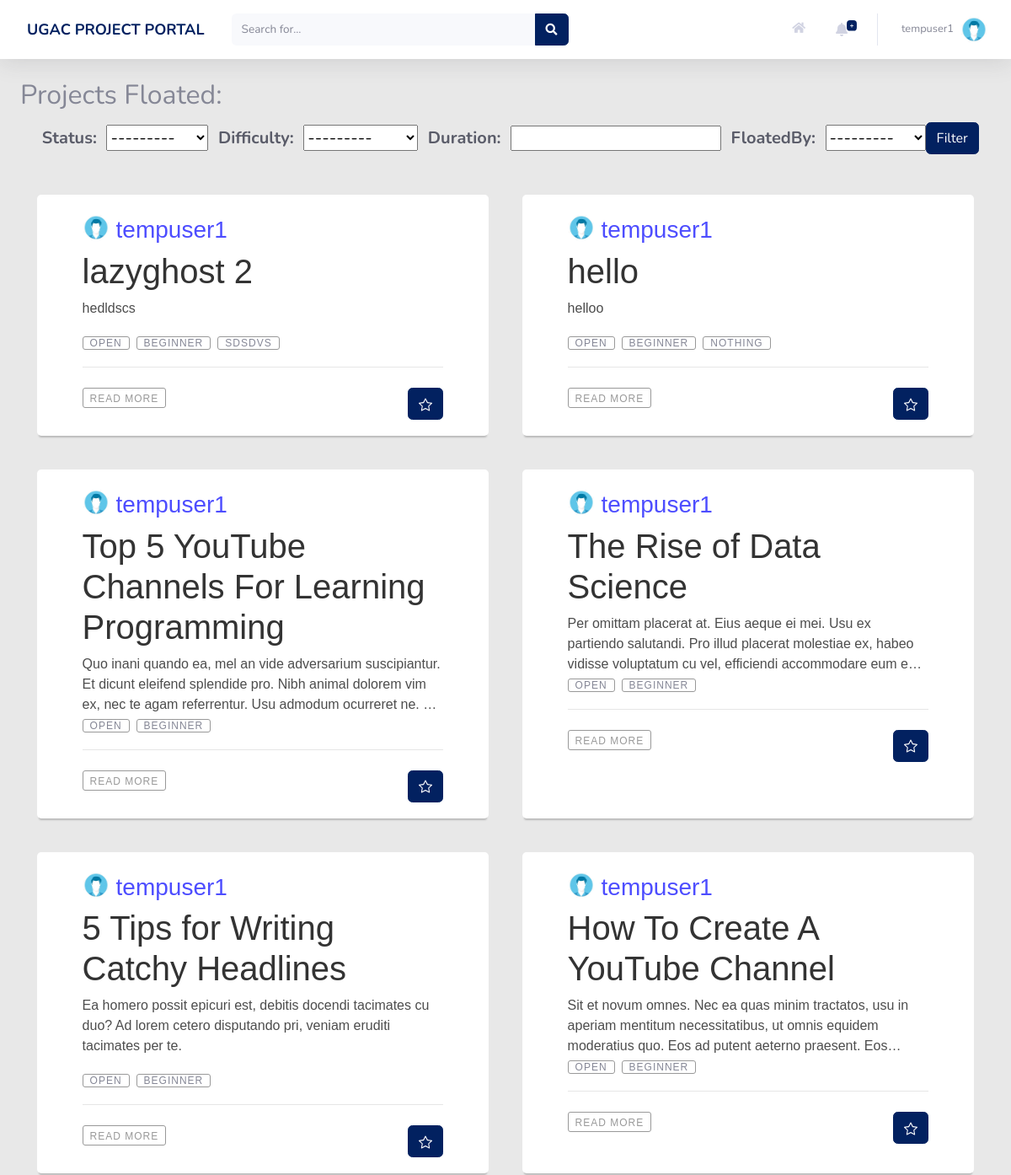
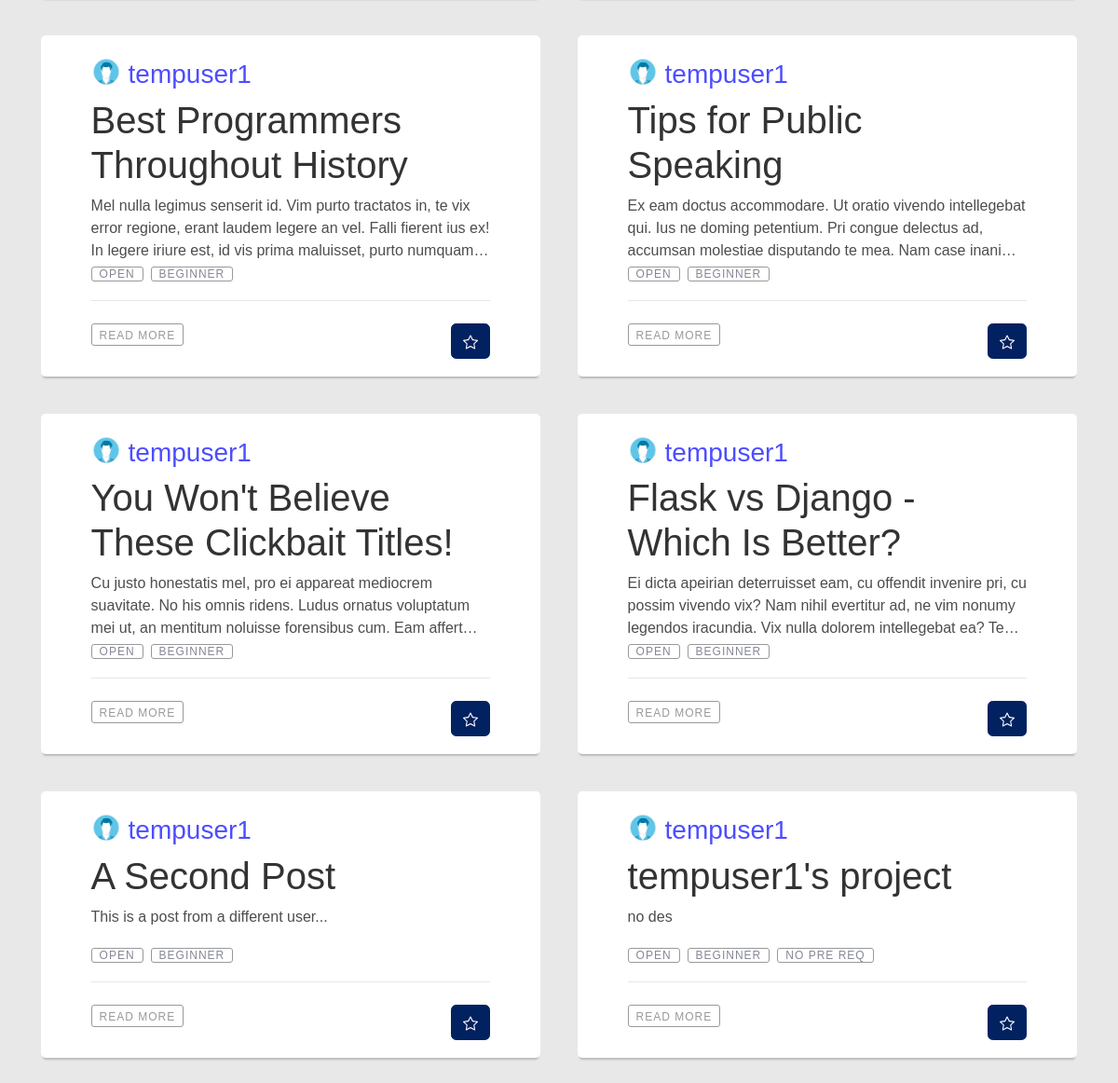
The app's page /profile/projects/floated (signed in) with its own data (2 pictures, top to bottom).
### users/models.py (models this page shows, shortened)
class Profile(models.Model):
    user = models.OneToOneField(User, on_delete=models.CASCADE)
    image = models.ImageField(default = 'default.jpg', upload_to='profile_pics', blank=True)
    rollno = models.CharField(max_length=10)
    year = models.CharField(max_length=30, choices = YEAR_CHOICES)
    branch = models.CharField(max_length=30, choices = BRANCH_CHOICES)
    techskills = models.TextField()
    starred_projects = models.ManyToManyField(Project, related_name='starred_projects', blank = True)
    cv = models.FileField(blank = True, upload_to='resumes')

### home/models.py (models this page shows, shortened)
class Project(models.Model):
    Title = models.CharField(max_length=30)
    Description = models.TextField()
    FloatedBy = models.ForeignKey(User, on_delete=models.CASCADE)
    Mentors = models.ManyToManyField(User, related_name='Mentors', blank = True)
    Status = models.CharField(max_length=10, choices=STATUS_CHOICES, default='Open')
    OpenedFor = models.CharField(max_length=300)
    Difficulty = models.CharField(max_length=15, choices=DIFFICULTY_CHOICES, default='Beginner')
    PreRequisite = models.TextField()
    Duration = models.CharField(max_length=30)
    DatePosted = models.DateTimeField(default = timezone.now)
    SelectionCriteria = models.TextField()
    MailNotification = models.CharField(max_length=5, choices=NOTIFICATION_CHOICES,default='On')
    ApplyRequest = models.ManyToManyField(User, related_name='ApplyRequest', blank = True)
    AlreadyApplied = models.ManyToManyField(User, related_name='AlreadyApplied', blank = True)

### users/views.py (the view)
# urls.py: path('projects/floated', views.projects_floated, name = 'projects-floated'),
def projects_floated(request):
    all_project_list = Project.objects.all().filter(FloatedBy = request.user).order_by('-DatePosted')
    myFilter = ProjectFilter(request.GET,queryset=all_project_list)
    filtered_projects= myFilter.qs
    user_starred_projects_id = []
    for project in (filtered_projects and request.user.profile.starred_projects.all()):
        user_starred_projects_id.append(project.id)
    context = {
        'title': 'Projects Floated',
        'projects': filtered_projects,
        'myFilter': myFilter,
        'user_starred_projects_id' : user_starred_projects_id,
    }
    return render(request, 'users/profile_floated.html', context)

### users/templates/users/profile_floated.html (shortened to what this page needs)
{% extends 'users/profile.html' %}
{% load crispy_forms_tags %}
{% block profile %}
<div>
	<div class="project_cards">
		<h2>Projects Floated:</h2>
        <form method="get"
              class="form-inline justify-content-lg-center h5 mb-0 font-weight-bold text-gray-800 "
              style="width: 100%;">
            {{ myFilter.form }}
            <button class="btn btn-primary" type="Submit">Filter</button>
        </form>
		<br>
		<div style="display: flex; flex-wrap: wrap;">
			{% for project in projects %}
			<div class="blog-container" style="flex: 1 0 45%; margin: 20px;">
				<div class="blog-header" style="display: flex; flex-wrap: wrap;">
					<div class="blog-author--no-cover"
						style="background:url('{{project.FloatedBy.profile.image.url}}');background-size: cover; border-radius: 50%; display: inline-block;height: 32px;margin-right: 0.5rem;position: relative;top: 8px;width: 32px; ">
					</div>
					<span style="flex: 1 0 45%; ">
						<a href="{% url 'profile' project.FloatedBy.id %}">
							<h3 style="margin-top: 10px;">{{project.FloatedBy}}</h3>
						</a>
					</span>
				</div>
				<div class="blog-body">
					<div class="blog-title">
						<h1><a href="/project/?project_id={{project.id}}">{{ project.Title }}</a></h1>
					</div>
					<div class="blog-summary demo-2">
						<p>{{project.Description}}</p>
					</div>
					<div class="blog-tags">
						<ul>
							<li><a>{{project.Status}}</a></li>
							<li><a>{{project.Difficulty}}</a></li>
							{% if project.PreRequisite %}
							<li><a >{{project.PreRequisite}}</a></li>
							{% endif %}
						</ul>
					</div>
				</div>
				<div class="blog-footer">
					<br>
					<ul>
						<li class="published-date"><a href="/project/?project_id={{project.id}}">Read More</a></li>
						<li>
							{% if project.id not in user_starred_projects_id %}
							<a href="/project/task/?task=Star&project_id={{project.id}}"><button
								class="btn btn-primary btn-user btn-block" style="width:100%;"></button></a>
							{% endif %}
						</li>
					</ul>
				</div>
			</div>
			{% endfor %}
		</div>
<br><br><br><br><br><br><br><br><br>
<br><br><br><br><br><br><br><br><br>
<br><br>
</div>
{% endblock profile %}

### home/templates/home/base.html (shortened to what this page needs)
{% load static %}
<!DOCTYPE html>
<html lang="en">
	<head>
		<link rel="stylesheet" type="text/css" href="{% static 'home/style.css' %}">
		<link rel="stylesheet" href="https://pro.fontawesome.com/releases/v5.10.0/css/all.css"/>
	</head>
	<body>
		<div>
    <body id="page-top">
        <div id="wrapper">
            <div id="content-wrapper" class="d-flex flex-column">
                <div id="content" style="background: #E8E8E8;">
                    <nav class="navbar navbar-expand navbar-light bg-white topbar mb-4 static-top shadow">
                    <div class="sidebar-brand-text mx-3" style="color: #022160; font-size: large; font-weight: bold">  UGAC PROJECT PORTAL     </div>
                        <form method = "POST" action = "{{request.get_full_path}}"
                            class="d-none d-sm-inline-block form-inline mr-auto ml-md-3 my-2 my-md-0 mw-100 navbar-search">
                            <div class="input-group">
                                <input type="text" class="form-control bg-light border-0 small" placeholder="Search for..."
                                    aria-label="Search" aria-describedby="basic-addon2" name="search" >
                                <div class="input-group-append">
                                    <button class="btn btn-primary" type="submit">
                                        <i class="fas fa-search fa-sm"></i>
                                    </button>
                                </div>
                            </div>
                        </form>
                        <ul class="navbar-nav ml-auto">
                            <a class="nav-link" href="{% url 'home' %}" role="button" style="margin-top: 13px;">
                                    <i class="fas fa-home fa-fw fa-sm mr-2 text-gray-400"></i>
                            </a>
                            <li class="nav-item dropdown no-arrow mx-1">
                                <a class="nav-link dropdown-toggle" id="alertsDropdown" role="button"
                                    data-toggle="dropdown" aria-haspopup="true" aria-expanded="false">
                                    <i class="fas fa-bell fa-fw"></i>
                                    <span class="badge badge-danger badge-counter">
                                        {% if notifications.count != '0' %}
                                            {{notifications.count}}+
                                        {% endif %}
                                    </span>
                                </a>
                            </li>
                            <li class="nav-item dropdown no-arrow">
                                <a class="nav-link dropdown-toggle"  id="userDropdown" role="button"
                                    data-toggle="dropdown" aria-haspopup="true" aria-expanded="false">
                                    <span class="mr-2 d-none d-lg-inline text-gray-600 small">{{user.username}}</span>
                                    <img class="img-profile rounded-circle"
                                        src="{{user.profile.image.url}}">
                                </a>
                            </li>
                        </ul>
                    </nav>
                    <div class="container-fluid">
		{% block content %}{% endblock content %}
	</div>
</div>
</div>
</div>
	</body>
</html>

### users/templates/users/profile.html (style rules this page uses)
.blog-container { background: #fff; border-radius: 5px; box-shadow: rgba(0, 0, 0, 0.2) 0 4px 2px -2px; font-family: "adelle-sans", sans-serif; font-weight: 100; margin: 48px auto; width: 20rem; padding-top: 15px; }
@media screen and (min-width: 480px) { .blog-container { width: 28rem; } }
@media screen and (min-width: 767px) { .blog-container { width: 40rem; } }
@media screen and (min-width: 959px) { .blog-container { width: 50rem; } }
.blog-container a { color: #4d4dff; text-decoration: none; transition: 0.25s ease; }
.blog-author, .blog-author--no-cover { margin: 0 auto; padding-top: 0.125rem; width: 80%; }
.blog-body { margin: 0 auto; width: 80%; }
.blog-header { margin: 0 auto; width: 80%; }
.blog-title h1 a { color: #333; font-weight: 100; }
.blog-summary p { color: #4d4d4d; }
.blog-tags ul { display: flex; flex-direction: row; flex-wrap: wrap; list-style: none; padding-left: 0; }
.blog-tags li+li { margin-left: 0.5rem; }
.blog-tags a { border: 1px solid #999999; border-radius: 3px; color: #999999; font-size: 0.75rem; height: 1.5rem; line-height: 1.5rem; letter-spacing: 1px; padding: 0 0.5rem; text-align: center; text-transform: uppercase; white-space: nowrap; width: 5rem; }
.blog-footer { border-top: 1px solid #e6e6e6; margin: 0 auto; padding-bottom: 0.125rem; width: 80%; }
.blog-footer ul { list-style: none; display: flex; flex: row wrap; justify-content: flex-end; padding-left: 0; }
.blog-footer li:first-child { margin-right: auto; }
.blog-footer li+li { margin-left: 0.5rem; }
.blog-footer li { color: #999999; font-size: 0.75rem; height: 1.5rem; letter-spacing: 1px; line-height: 1.5rem; text-align: center; text-transform: uppercase; position: relative; white-space: nowrap; }
.blog-footer li a { color: #999999; }
.published-date { border: 1px solid #999999; border-radius: 3px; padding: 0 0.5rem; }
.demo-2 { display: -webkit-box; overflow: hidden; -webkit-line-clamp: 3; -webkit-box-orient: vertical; }

### records on screen
Project: FloatedBy.profile.image (placeholder picture), FloatedBy "tempuser1", Title "lazyghost 2", Description "hedldscs", Status "OPEN", Difficulty "BEGINNER", PreRequisite "SDSDVS"
Project: FloatedBy.profile.image (placeholder picture), FloatedBy "tempuser1", Title "hello", Description "helloo", Status "OPEN", Difficulty "BEGINNER", PreRequisite "NOTHING"
Project: FloatedBy.profile.image (placeholder picture), FloatedBy "tempuser1", Title "Top 5 YouTube Channels For Learning Programming", Description "Quo inani quando ea, mel an vide adversarium suscipiantur. Et dicunt eleifend splendide pro. Nibh animal dolorem vim ex, nec te agam referrentur. Usu admodum ocurreret ne.…", Status "OPEN", Difficulty "BEGINNER"
Project: FloatedBy.profile.image (placeholder picture), FloatedBy "tempuser1", Title "The Rise of Data Science", Description "Per omittam placerat at. Eius aeque ei mei. Usu ex partiendo salutandi. Pro illud placerat molestiae ex, habeo vidisse voluptatum cu vel, efficiendi accommodare eum…", Status "OPEN", Difficulty "BEGINNER"
Project: FloatedBy.profile.image (placeholder picture), FloatedBy "tempuser1", Title "5 Tips for Writing Catchy Headlines", Description "Ea homero possit epicuri est, debitis docendi tacimates cu duo? Ad lorem cetero disputando pri, veniam eruditi tacimates per te.", Status "OPEN", Difficulty "BEGINNER"
Project: FloatedBy.profile.image (placeholder picture), FloatedBy "tempuser1", Title "How To Create A YouTube Channel", Description "Sit et novum omnes. Nec ea quas minim tractatos, usu in aperiam mentitum necessitatibus, ut omnis equidem moderatius quo. Eos ad putent aeterno praesent.…", Status "OPEN", Difficulty "BEGINNER"
Project: FloatedBy.profile.image (placeholder picture), FloatedBy "tempuser1", Title "Best Programmers Throughout History", Description "Mel nulla legimus senserit id. Vim purto tractatos in, te vix error regione, erant laudem legere an vel. Falli fierent ius ex! In legere iriure est, id vis prima maluisset, purto…", Status "OPEN", Difficulty "BEGINNER"
Project: FloatedBy.profile.image (placeholder picture), FloatedBy "tempuser1", Title "Tips for Public Speaking", Description "Ex eam doctus accommodare. Ut oratio vivendo intellegebat qui. Ius ne doming petentium. Pri congue delectus ad, accumsan molestiae disputando te mea. Nam case…", Status "OPEN", Difficulty "BEGINNER"
Project: FloatedBy.profile.image (placeholder picture), FloatedBy "tempuser1", Title "You Won't Believe These Clickbait Titles!", Description "Cu justo honestatis mel, pro ei appareat mediocrem suavitate. No his omnis ridens. Ludus ornatus voluptatum mei ut, an mentitum noluisse forensibus cum. Eam…", Status "OPEN", Difficulty "BEGINNER"
Project: FloatedBy.profile.image (placeholder picture), FloatedBy "tempuser1", Title "Flask vs Django - Which Is Better?", Description "Ei dicta apeirian deterruisset eam, cu offendit invenire pri, cu possim vivendo vix? Nam nihil evertitur ad, ne vim nonumy legendos iracundia. Vix nulla dolorem intellegebat ea?…", Status "OPEN", Difficulty "BEGINNER"
Project: FloatedBy.profile.image (placeholder picture), FloatedBy "tempuser1", Title "A Second Post", Description "This is a post from a different user...", Status "OPEN", Difficulty "BEGINNER"
Project: FloatedBy.profile.image (placeholder picture), FloatedBy "tempuser1", Title "tempuser1's project", Description "no des", Status "OPEN", Difficulty "BEGINNER", PreRequisite "NO PRE REQ"

### other values on screen
{{ user.username }} "tempuser1"
